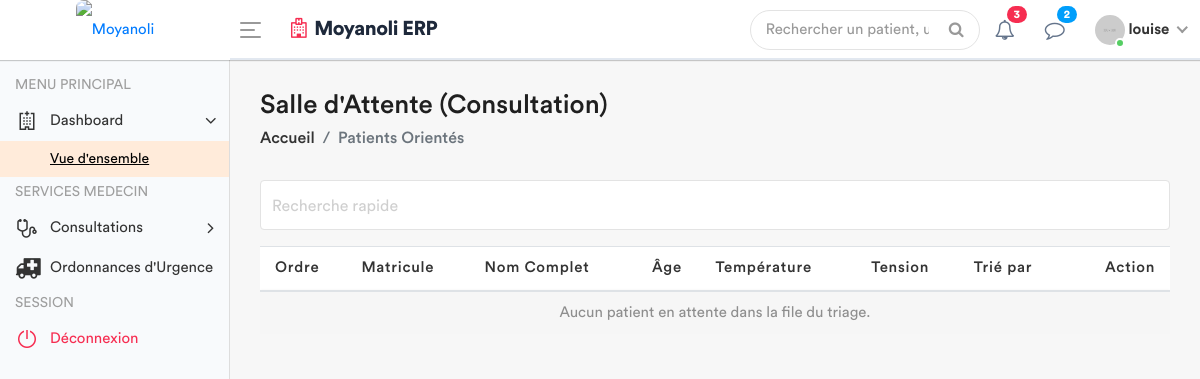
The app's page /medecin/consultations-en-attente/ (signed in), older data.
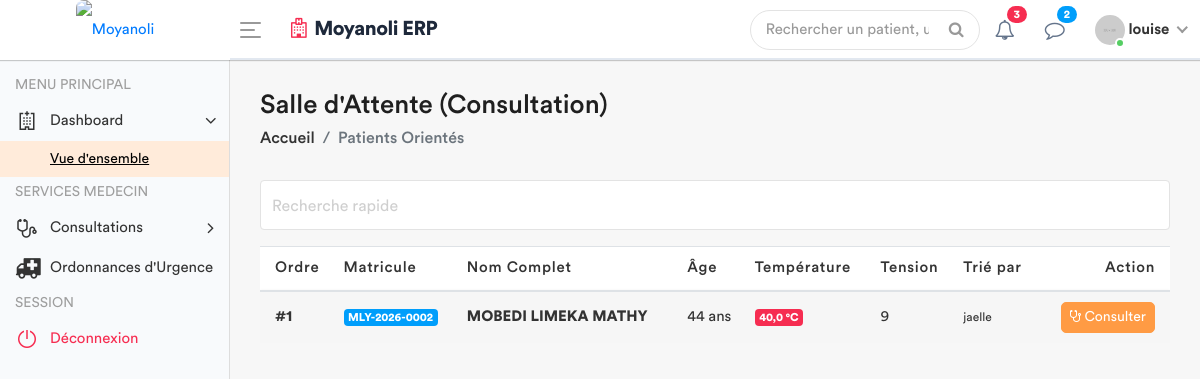
The same page, newer data.
### apps/models.py (models this page shows, shortened)
class SigneVital(models.Model):
    patient = models.ForeignKey(Patient, on_delete=models.CASCADE)
    temperature = models.DecimalField(max_digits=4, decimal_places=1)
    poids = models.DecimalField(max_digits=5, decimal_places=2)
    tension_arterielle = models.CharField(max_length=10)
    frequence_cardiaque = models.IntegerField()
    frequence_respiratoire = models.IntegerField(null=True, blank=True)
    saturation_oxygene = models.IntegerField(null=True, blank=True)
    date_prelevement = models.DateTimeField(default=timezone.now)
    infirmier = models.ForeignKey(User, on_delete=models.SET_NULL, null=True)
    est_consulte = models.BooleanField(default=False)

class Patient(models.Model):
    code_patient = models.CharField(max_length=20, unique=True, editable=False)
    noms = models.CharField(max_length=100)
    service = models.ForeignKey(
        Service,
        on_delete=models.PROTECT, # On empêche de supprimer un service s'il a des patients
        related_name='patients',
        null=True # Utile si tu as déjà des patients en base sans service
    )
    sexe = models.CharField(max_length=1, choices=[('M', 'Masculin'), ('F', 'Féminin')])
    age = models.CharField(max_length=30)
    adresse = models.TextField()
    telephone = models.CharField(max_length=20)
    fiche_payee = models.BooleanField(default=False)
    created_by = models.ForeignKey(User, on_delete=models.SET_NULL, null=True, related_name='patients_crees')
    date_creation = models.DateTimeField(auto_now_add=True)
    date_modification = models.DateTimeField(auto_now=True)

### apps/views.py (the view)
# urls.py: path('medecin/consultations-en-attente/', views.liste_consultation_medecin, name='liste_consultation_medecin'),
@login_required
def liste_consultation_medecin(request):
    patients_prets = SigneVital.objects.filter(
        est_consulte=False
    ).select_related('patient', 'infirmier').order_by('date_prelevement')
    role = Fonction.objects.filter(userKey=request.user).first()
    fonctionKey = role.fonctionKey.roleName if role else None
    context = {
        'fonctionKey': fonctionKey,
        'patients_prets': patients_prets,
    }
    return render(request, 'back-end/medecin/liste_consultation.html', context)

### apps/templates/back-end/medecin/liste_consultation.html (shortened to what the changed rows need)
<!DOCTYPE html>
{% load static %}
<html lang="fr">
    <head>
        {% include 'back-end/includes/css.html' %}
    </head>
    <body>
        <div class="main-wrapper">
            <div class="page-wrapper">
                <div class="content container-fluid">
                    <div class="row">
                        <div class="col-md-12">
                            <div class="table-responsive">
                                <table class="table table-striped custom-table mb-0 datatable" id="waitingTable">
                                    <thead>
                                        <tr>
                                            <th>Ordre</th>
                                            <th>Matricule</th>
                                            <th>Nom Complet</th>
                                            <th>Âge</th>
                                            <th>Température</th>
                                            <th>Tension</th>
                                            <th>Trié par</th>
                                            <th class="text-right">Action</th>
                                        </tr>
                                    </thead>
                                    <tbody>
                                        {% for signe in patients_prets %}
                                        <tr>
                                            <td><strong>#{{ forloop.counter }}</strong></td>
                                            <td><span class="badge badge-info">{{ signe.patient.code_patient }}</span></td>
                                            <td><strong>{{ signe.patient.noms }}</strong></td>
                                            <td>{{ signe.patient.age }} ans</td>
                                            <td>
                                                <span class="badge {% if signe.temperature >= 38 %}badge-danger{% else %}badge-success{% endif %}">
                                                    {{ signe.temperature }} °C
                                                </span>
                                            </td>
                                            <td>{{ signe.tension_arterielle|default:"--" }}</td>
                                            <td><small>{{ signe.infirmier.username }}</small></td>
                                            <td class="text-right">
                                                <a href="{% url 'marquer_consulte' signe.id %}" class="btn btn-sm btn-primary">
                                                    <i class="fa fa-stethoscope"></i> Consulter
                                                </a>
                                            </td>
                                        </tr>
                                        {% empty %}
                                        <tr>
                                            <td colspan="8" class="text-center text-muted">Aucun patient en attente dans la file du triage.</td>
                                        </tr>
                                        {% endfor %}
                                    </tbody>
                                </table>
                            </div>
                        </div>
                    </div>
                </div>
            </div>
        </div>
    </body>
</html>

Row changes from the older to the newer data that the page shows:
added SigneVital: patient.code_patient "MLY-2026-0002", patient.noms "MOBEDI LIMEKA MATHY", patient.age "44", temperature "40,0", tension_arterielle "9", infirmier.username "jaelle"
Text that changed along with them:
text no longer shown: "Aucun patient en attente dans la file du triage."
